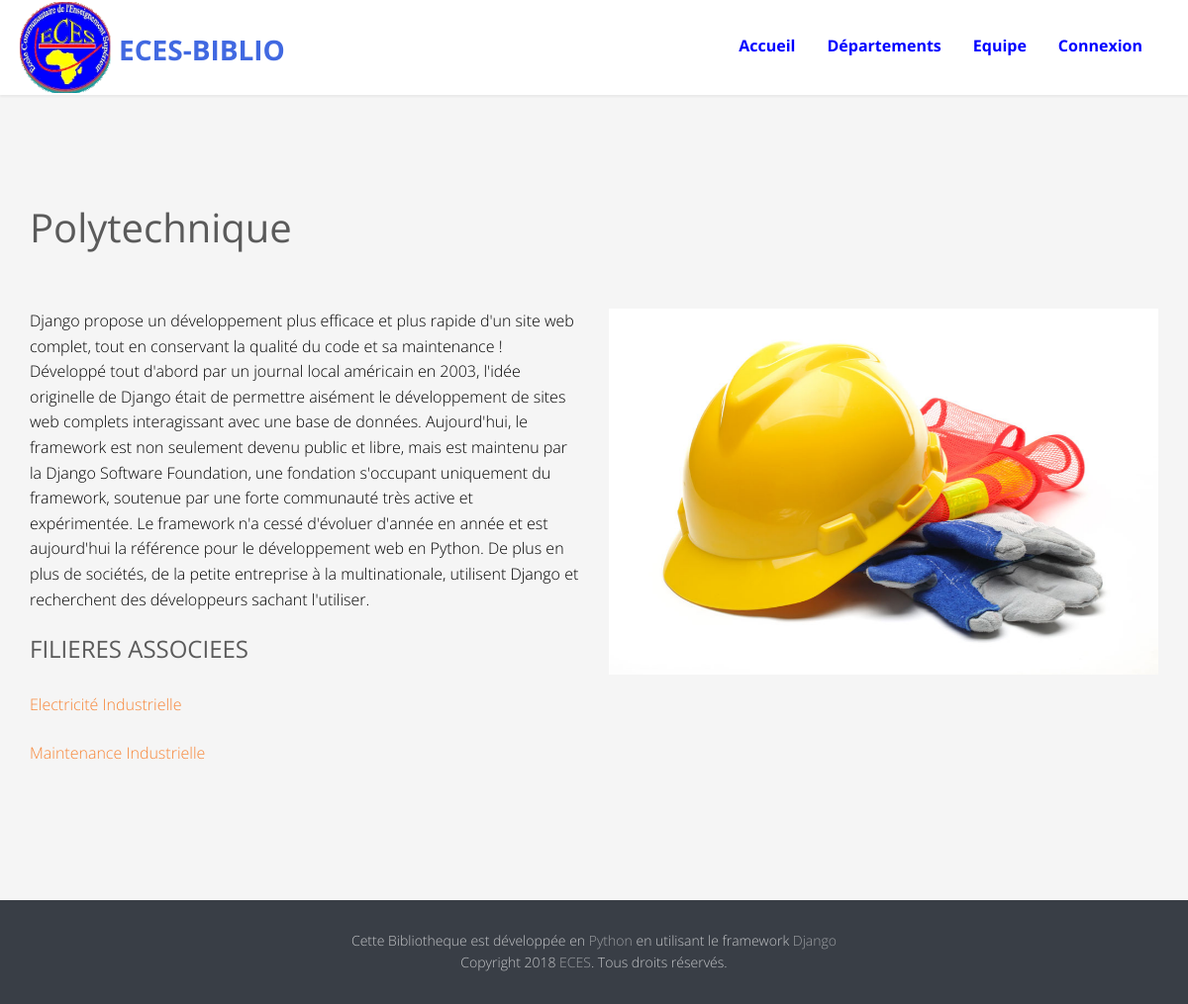
Screenshot of /departement/6/ with the database file from the repository.
### eces/models.py (models this page shows, shortened)
class Departement(models.Model):
  image=models.FileField(upload_to="Repertoire_Images", default='Repertoire_Images/depdefault1.jpeg')
  libelle=models.CharField(max_length=255, unique=True ,help_text='veuillez indiquer un departement')
  description=models.TextField()
  class Meta:
    ordering =('libelle',)

class Filiere(models.Model):
  image=models.FileField(upload_to="Repertoire_Images", default='Repertoire_Images/filieredefaut1.jpg')
  libelle=models.CharField(max_length=255, unique=True ,help_text='veuillez indiquer une filiere')
  description=models.TextField()
  departement=models.ForeignKey(Departement, on_delete=models.CASCADE)
  class Meta:
    ordering =('libelle',)

### eces/views.py (the view)
# urls.py: path('departement/<int:pk>/', views.DepartementDetailView.as_view(), name='departement_detail'),
class DepartementDetailView(DetailView):
	template_name='departement_detail.html'
	model=models.Departement

### templates/departement_detail.html (shortened to what this page needs)
{% extends 'index.html' %}
{%  block header %}
{{ block.super }}
{%  endblock header%}
 {% block departement %}
 <div id="fh5co-tours" class="fh5co-section-gray">
    <div class="container">
        <div class="row">
            <div class="col-md-12 animate-box">
                 <h2 class="heading-title">{{ departement.libelle }}</h2>
            </div>
			<div class="col-md-6 animate-box">
				<p style="color: black">{{ departement.description }}</p>
				<div class="blog-text">
			<div class="prod-title">
				<h3>FILIERES ASSOCIEES</h3>
					{% for filiere in departement.filiere_set.all %}
						<p><a href="{% url 'filiere_detail'  filiere.pk %}">{{ filiere.libelle }}</a></p>
					{% empty %}
						<p>La liste est vide</p>
					{% endfor %}
		    </div>
		</div>
			</div>
			<div class="col-md-6 animate-box">
				<img class="img-responsive" src="{{departement.image.url}}" alt="travel">
			</div>
		</div>
     </div>
</div>
 {% endblock departement %}

### eces/static/eces/css/style.css (style rules this page uses)
body { font-family: "Open Sans", Arial, sans-serif; line-height: 1.6; font-size: 16px; background: #fff; color: #848484; font-weight: 300; overflow-x: hidden; }
a { color: #F78536; -webkit-transition: 0.5s, ease; -o-transition: 0.5s, ease; transition: 0.5s, ease; }
p, ul, ol { margin-bottom: 1.5em; font-size: 16px; color: #848484; font-family: "Open Sans", Arial, sans-serif; }
h1, h2, h3, h4, h5, h6 { color: #5a5a5a; font-family: "Open Sans", Arial, sans-serif; font-weight: 400; margin: 0 0 30px 0; }
#fh5co-work-section, #fh5co-car, #fh5co-blog-section, #fh5co-features, #fh5co-tours, #fh5co-testimonial, .fh5co-content-section { padding: 7em 0; }
.fh5co-section-gray { background: rgba(0, 0, 0, 0.04); }
.heading-title { font-size: 40px; margin-bottom: 1.5em; }
.js .animate-box { opacity: 0; }

### rows the page displays
Departement: libelle "Polytechnique", description "Django propose un développement plus efficace et plus rapide d'un site web complet, tout en conservant la qualité du code et sa maintenance ! Développé tout d'abord par un journal local américain en 2003, l'idée originelle de Django était de permettre aisément le développement de sites web complets interagissant avec une base de données. Aujourd'hui, le framework est non seulement devenu public et libre, mais est maintenu par la Django Software Foundation, une fondation s'occupant uniquement du framework, soutenue par une forte communauté très active et expérimentée. Le framework n'a cessé d'évoluer d'année en année et est aujourd'hui la référence pour le développement web en Python. De…", image (picture)
Filiere: libelle "Electricité Industrielle"
Filiere: libelle "Maintenance Industrielle"
